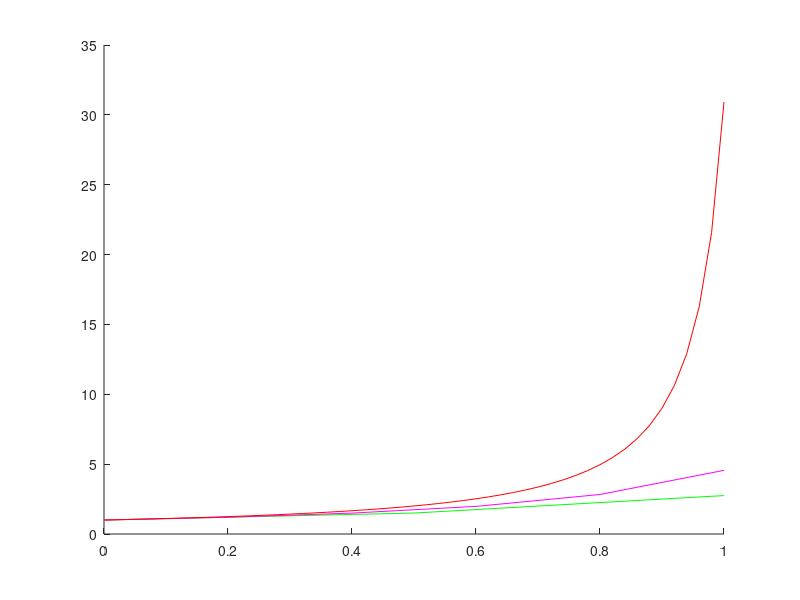

Here is the MATLAB script that generated this plot:
function euler 
    clc
    x0=0;
    y0=1;
    a=1;
    %h=[0.3,0.1,0.03];
    h=[0.5,0.2,0.02];
    %t=x0:(a-x0)/100:a;
    %yy=dsolve('Dy=-y*tan(t)+(cos(t))^2','y(x0)=y0');
    %plot(t,eval(yy),'k')
    hold on
    %axis([x0,a,-3,3])
    c=['g','m','r'];
    for i = 1:3
        x=[];
        y=[];
        y(1)=y0;
        x=x0:h(i):a;
        for k = 1:length(x)-1
            %y(k+1)=y(k)+h(i)*(-y(k)*tan(x(k))+(cos(x(k)))^2);
            y(k+1)=y(k)+h(i)*(y(k)^2+x(k)^2);
        end
        plot(x,y,c(i))
    end 
end


